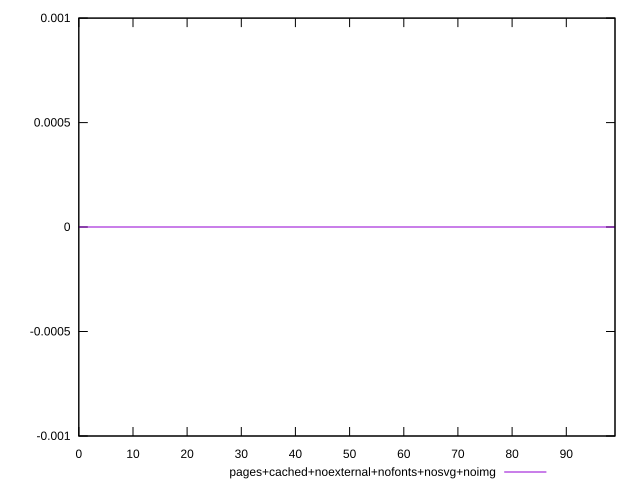

Write the gnuplot code that produced this figure.
reset

$pagesCachedNoexternalNofontsNosvgNoimg <<EOF
0 0
1 0
2 0
3 0
4 0
5 0
6 0
7 0
8 0
9 0
10 0
11 0
12 0
13 0
14 0
15 0
16 0
17 0
18 0
19 0
20 0
21 0
22 0
23 0
24 0
25 0
26 0
27 0
28 0
29 0
30 0
31 0
32 0
33 0
34 0
35 0
36 0
37 0
38 0
39 0
40 0
41 0
42 0
43 0
44 0
45 0
46 0
47 0
48 0
49 0
50 0
51 0
52 0
53 0
54 0
55 0
56 0
57 0
58 0
59 0
60 0
61 0
62 0
63 0
64 0
65 0
66 0
67 0
68 0
69 0
70 0
71 0
72 0
73 0
74 0
75 0
76 0
77 0
78 0
79 0
80 0
81 0
82 0
83 0
84 0
85 0
86 0
87 0
88 0
89 0
90 0
91 0
92 0
93 0
94 0
95 0
96 0
97 0
98 0
99 0
EOF

set key outside below
set xrange [0:99]
set yrange [-0.001:0.001]
set terminal svg size 640, 490 enhanced background rgb 'white'
set output "report_00007_2020-12-11T15:55:29.892Z/uses-rel-preconnect/comparison/sorted/10_vs_11.svg"

plot $pagesCachedNoexternalNofontsNosvgNoimg title "pages+cached+noexternal+nofonts+nosvg+noimg" with line

reset
